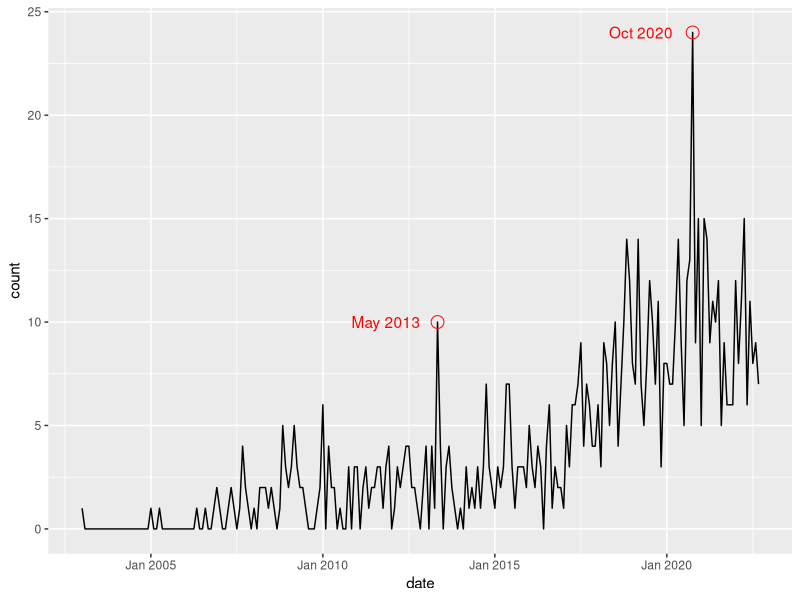
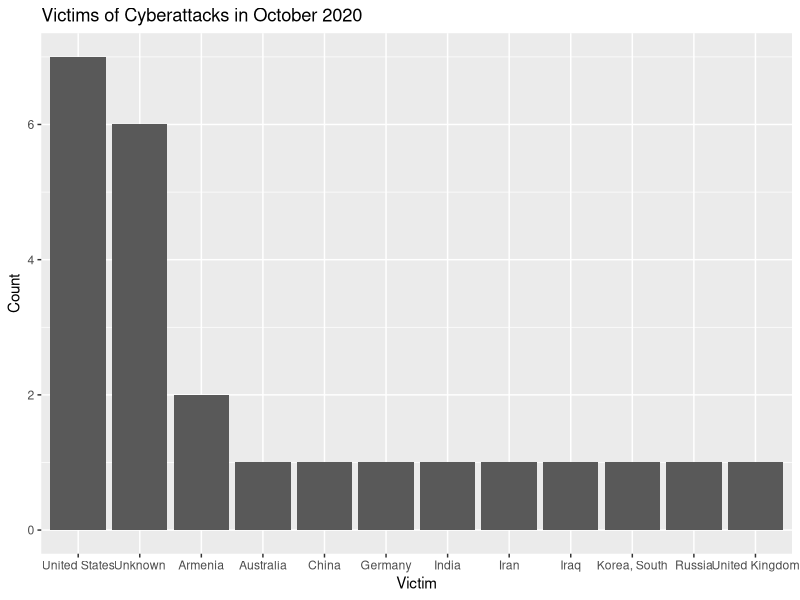
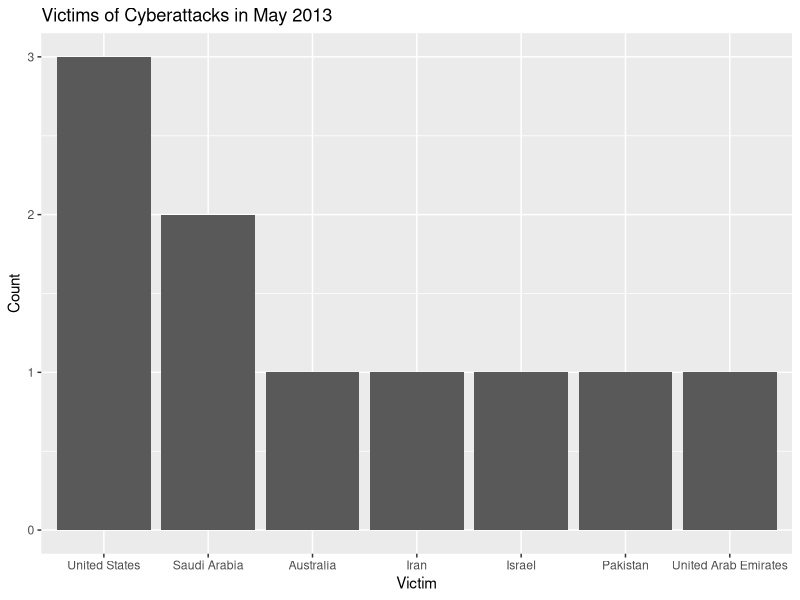
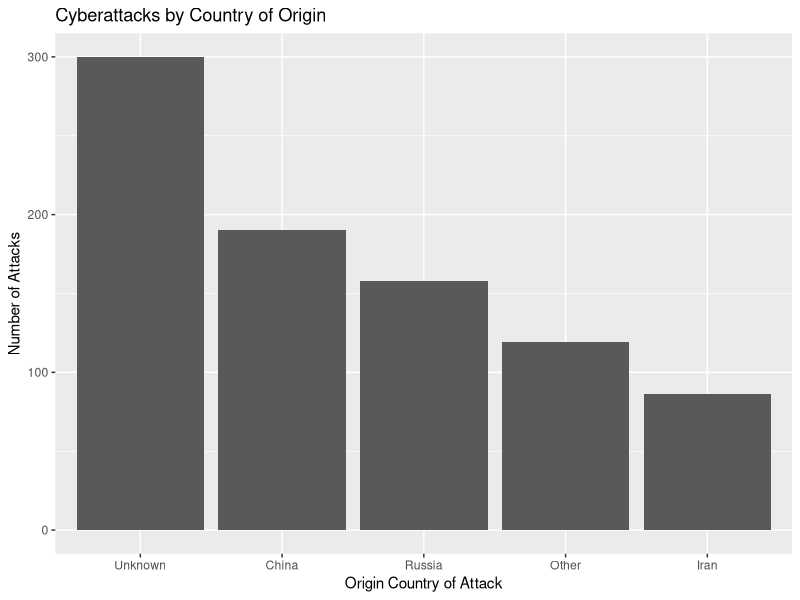
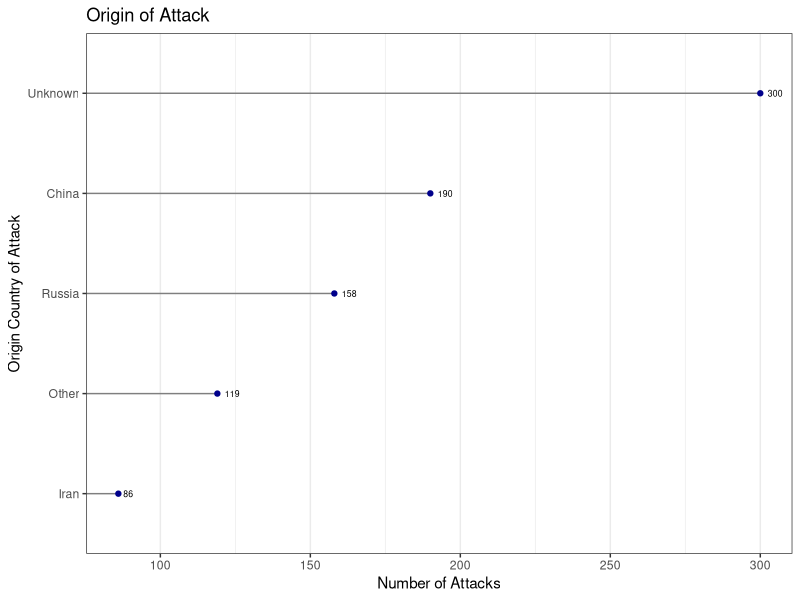
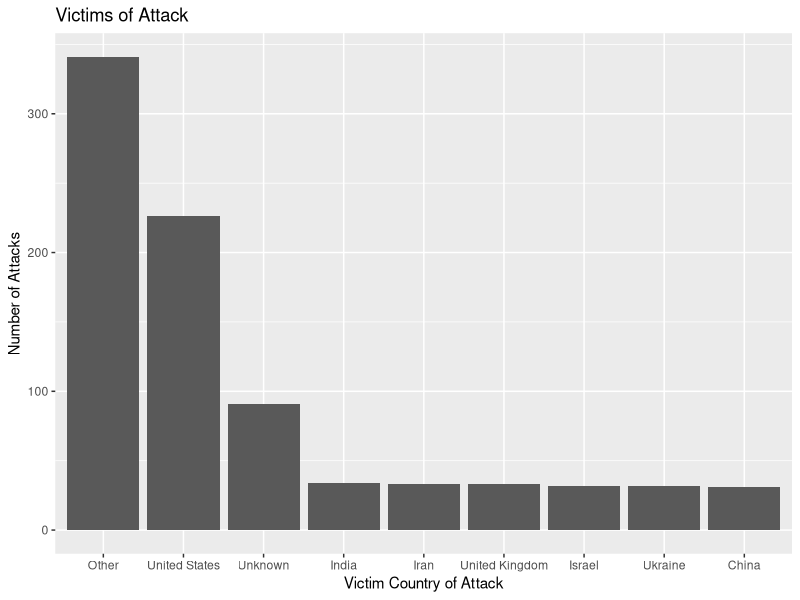
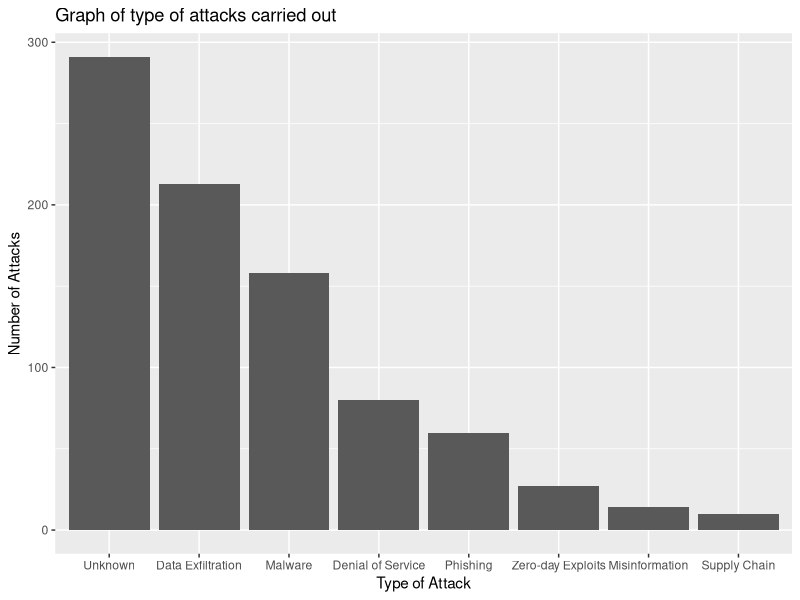
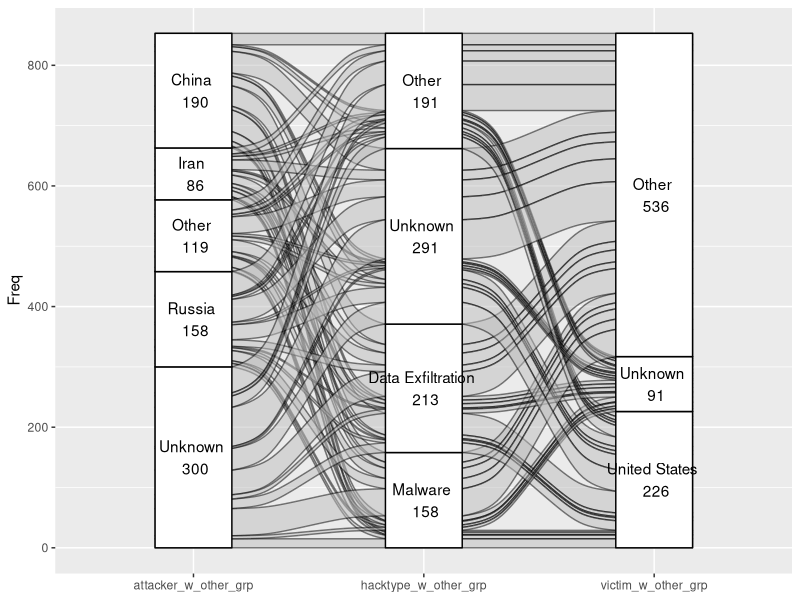

The R script that drew these images, in order:
## ---- chunk 1
library(zoo)
library(ggplot2)
library(dplyr)
library(ggalluvial)
library(tidyverse)
library(knitr)
library(tidyr)
## ---- chunk 2
df = read.csv('./data/cybersecurity_incidents_final.csv')
df = df %>% rename(attacker=country, victim=country.1)
## ---- chunk 3
df$date = as.yearmon(paste(df$year, df$month), "%Y %b")
df = filter(df, year<=2022)
df = df %>% drop_na(date)
datecounts = df %>% group_by(date,year) %>% summarize(count=n()) %>% arrange(date) %>% ungroup() %>%
  complete(date = seq(first(date), last(date), by = 1 / 12), fill = list(rate = 0)) %>% ungroup()
datecounts[is.na(datecounts)] = 0
ggplot(datecounts, aes(date,count)) +
  geom_line() +
  geom_text(data=filter(datecounts, count > 20|(year<2015&count>9)),
            aes(date,count,label=date), nudge_x = -1.5, color='red') +
  geom_point(data=filter(datecounts, count > 20|(year<2015&count>9)),
             pch=21,
             size=4,
             colour="red") 
## ---- chunk 4
oct = df %>% filter(date=='October 2020') %>% group_by(victim) %>% summarise(Freq=n())%>%ungroup()
par(mfrow=c(1,2))
ggplot(oct, aes(reorder(victim, -Freq),Freq))+
  geom_bar(stat="identity")+
  ggtitle("Victims of Cyberattacks in October 2020")+
  xlab("Victim")+
  ylab("Count")
## ---- chunk 5
oct = df %>% filter(date=='May 2013') %>% group_by(victim) %>% summarise(Freq=n())%>%ungroup()
par(mfrow=c(1,2))
ggplot(oct, aes(reorder(victim, -Freq),Freq))+
  geom_bar(stat="identity")+
  ggtitle("Victims of Cyberattacks in May 2013")+
  xlab("Victim")+
  ylab("Count")
## ---- chunk 6
# choosing cutoff = 75
attackers = df %>% group_by(attacker)  %>%
                    summarise(attacker_count = n()) %>% ungroup()
top_attackers = filter(attackers, attacker_count> 75)

# group the remaining data in a new "OTHER" category
df = df %>% mutate(attacker_w_other_grp = ifelse(attacker %in% top_attackers$attacker, attacker, 'Other'))

# group by attacker origin
df_attackers_o = df %>% group_by(attacker_w_other_grp)  %>%
                    summarise(attacker_count = n())
# sort
df_attackers_o = df_attackers_o %>%
  arrange(attacker_count) %>%
  mutate(attacker=factor(attacker_w_other_grp, levels=attacker_w_other_grp))

ggplot(df_attackers_o, aes(x=reorder(attacker,-attacker_count), y=attacker_count)) +
  geom_bar(stat='identity') +
  ggtitle('Cyberattacks by Country of Origin')+
  ylab('Number of Attacks') +
  xlab('Origin Country of Attack')
## ---- chunk 7
# Cleveland dot plot
ggplot(df_attackers_o, aes(attacker_count, reorder(attacker_w_other_grp,attacker_count), label = attacker_count)) +
  geom_segment(aes(yend = attacker_w_other_grp), xend = 0, colour = "grey50") +
  geom_point(col = 'darkblue') +
  geom_text(size = 2.2, hjust = -0.5, vjust = 0.5) + 
  theme_bw() +
  xlab('Number of Attacks') +
  ylab('Origin Country of Attack') +
  ggtitle('Origin of Attack') +
  theme(panel.grid.major.y = element_blank()) 
## ---- chunk 8
# choosing cutoff = 30
victims = df %>% group_by(victim)  %>%
                    summarise(victim_count = n()) %>% ungroup()
top_victims = filter(victims, victim_count> 30)

# group the remaining data in a new "OTHER" category
df = df %>% mutate(victim_w_other_grp = ifelse(victim %in% top_victims$victim, victim, 'Other'))

# group by attacker origin
df_victims_o = df %>% group_by(victim_w_other_grp)  %>%
                    summarise(victim_count = n())
# sort
df_victims_o = df_victims_o %>%
  arrange(victim_count) %>%
  mutate(victim=factor(victim_w_other_grp, levels=victim_w_other_grp))

ggplot(df_victims_o, aes(x=reorder(victim, -victim_count), victim_count)) +
  geom_bar(stat='identity') +
  xlab('Victim Country of Attack')+
  ylab('Number of Attacks') +
  ggtitle("Victims of Attack")
## ---- chunk 9
ggplot(df%>%group_by(hacktype)%>%summarize(hacktype_count=n()), aes(x=reorder(hacktype,-hacktype_count),y=hacktype_count)) +
  geom_bar(stat='identity') +
  xlab('Type of Attack')+
  ylab('Number of Attacks') +
  ggtitle('Graph of type of attacks carried out')
## ---- chunk 10
# choosing cutoff = 100
hacktypes = df %>% group_by(hacktype)  %>%
                    summarise(hacktype_count = n()) %>% ungroup()
top_hacktypes = filter(hacktypes, hacktype_count> 100)

# group the remaining data in a new "OTHER" category
df = df %>% mutate(hacktype_w_other_grp = ifelse(hacktype %in% top_hacktypes$hacktype, hacktype, 'Other'))

# group by attacker origin
df_hacktypes_o = df %>% group_by(hacktype_w_other_grp)  %>%
                    summarise(hacktype_count = n())
# sort
df_hacktypes_o = df_hacktypes_o %>%
  arrange(hacktype_count) %>%
  mutate(hacktype=factor(hacktype_w_other_grp, levels=hacktype_w_other_grp))
## ---- chunk 11
# choosing cutoff = 35
victims = df %>% group_by(victim)  %>%
                    summarise(victim_count = n()) %>% ungroup()
top_victims = filter(victims, victim_count> 35)

# group the remaining data in a new "OTHER" category
df = df %>% mutate(victim_w_other_grp = ifelse(victim %in% top_victims$victim, victim, 'Other'))

# group by attacker origin
df_victims_o = df %>% group_by(victim_w_other_grp)  %>%
                    summarise(victim_count = n())
# sort
df_victims_o = df_victims_o %>%
  arrange(victim_count) %>%
  mutate(victim=factor(victim_w_other_grp, levels=victim_w_other_grp))
## ---- chunk 12
attackervictimgrp = df %>% group_by(attacker_w_other_grp,hacktype_w_other_grp,victim_w_other_grp)%>%summarize(Freq=n())%>%ungroup()
ggplot(attackervictimgrp, aes(axis1=attacker_w_other_grp,axis2=hacktype_w_other_grp,axis3=victim_w_other_grp, y=Freq))+
  geom_alluvium(color='black') +
  geom_stratum() +
  geom_text(stat='stratum', aes(label=paste(after_stat(stratum),"\n",after_stat(count))))+
  scale_x_discrete(limits=c("attacker_w_other_grp","hacktype_w_other_grp","victim_w_other_grp"))
## ---- chunk 13
attackervictimgrp = df %>% group_by(attacker_w_other_grp,hacktype_w_other_grp,victim_w_other_grp)%>%summarize(Freq=n())%>%ungroup()
ggplot(attackervictimgrp, aes(axis1=attacker_w_other_grp,axis2=hacktype_w_other_grp,axis3=victim_w_other_grp, y=Freq))+
  geom_flow(color='black') +
  geom_stratum() +
  geom_text(stat='stratum', aes(label=paste(after_stat(stratum),"\n",after_stat(count))))+
  scale_x_discrete(limits=c("attacker_w_other_grp","hacktype_w_other_grp","victim_w_other_grp"))
## ---- chunk 14
tempdf = df%>%group_by(attacker_w_other_grp,hacktype_w_other_grp)%>%summarize(Freq=n())%>%ungroup()
ggplot(tempdf, aes(axis1=attacker_w_other_grp,axis2=hacktype_w_other_grp, y=Freq))+
  geom_alluvium(color='black') +
  geom_stratum() +
  geom_text(stat='stratum', aes(label=paste(after_stat(stratum),"\n",after_stat(count))))+
  scale_x_discrete(limits=c("attacker_w_other_grp","hacktype_w_other_grp"))
## ---- chunk 15
tempdf = df%>%group_by(attacker_w_other_grp,victim_w_other_grp)%>%summarize(Freq=n())%>%ungroup()
ggplot(tempdf, aes(axis1=attacker_w_other_grp,axis2=victim_w_other_grp, y=Freq))+
  geom_alluvium(color='black') +
  geom_stratum() +
  geom_text(stat='stratum', aes(label=paste(after_stat(stratum),"\n",after_stat(count))))+
  scale_x_discrete(limits=c("attacker_w_other_grp","victim_w_other_grp"))
## ---- chunk 16
tempdf = df%>%group_by(hacktype_w_other_grp,victim_w_other_grp)%>%summarize(Freq=n())%>%ungroup()
ggplot(tempdf, aes(axis1=hacktype_w_other_grp,axis2=victim_w_other_grp, y=Freq))+
  geom_alluvium(color='black') +
  geom_stratum() +
  geom_text(stat='stratum', aes(label=paste(after_stat(stratum),"\n",after_stat(count))))+
  scale_x_discrete(limits=c("hacktype_w_other_grp","victim_w_other_grp"))
## ---- chunk 17
industry = df %>% group_by(industry) %>%summarize(count=n())%>%ungroup()
ggplot(industry, aes(reorder(industry,-count),count)) +
  geom_bar(stat='identity')+
  ggtitle("Industry Attacked") +
  xlab("Industry") +
  ylab("Number of Attacks")
